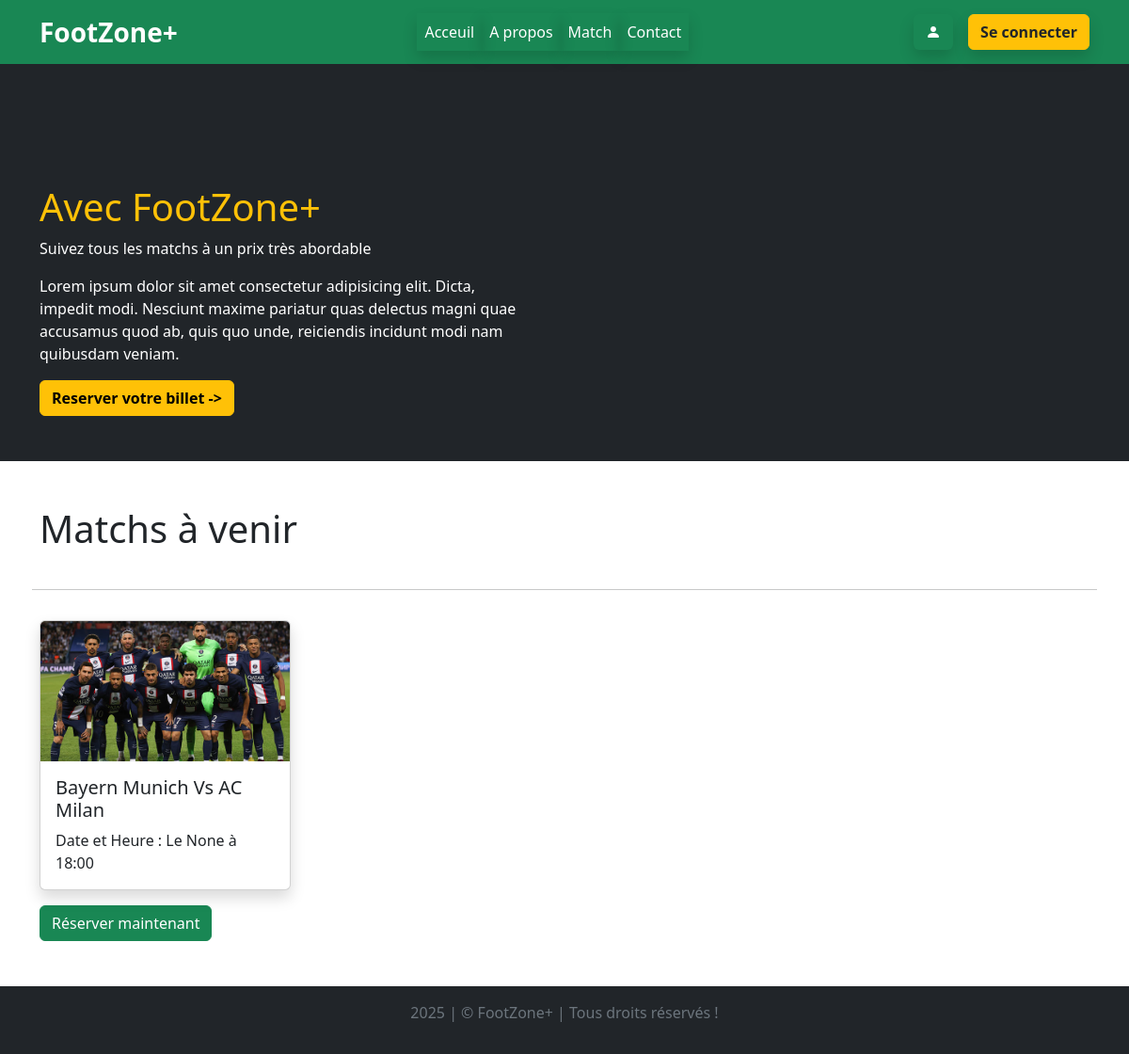
Before: / with the older database file.
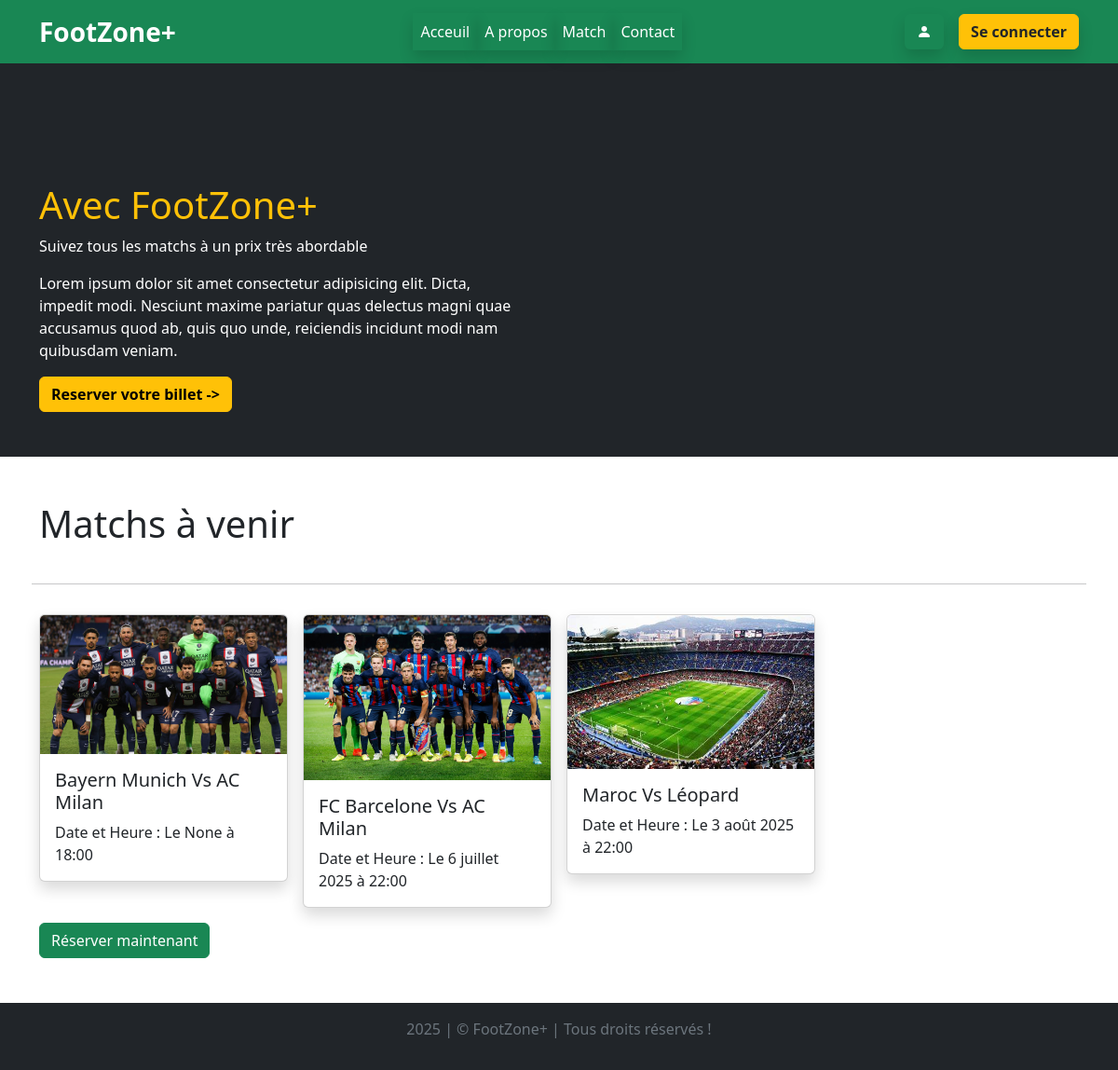
After: the same page with the newer database file.
### FootZonePlusApp/models.py (models this page shows, shortened)
class Match(models.Model):
    continent = models.ForeignKey(Continent, on_delete=models.CASCADE, null=True)
    categorie = models.ForeignKey(Categorie_Match, on_delete=models.CASCADE, null=True)
    equipe_locale = models.ForeignKey(EquipeLocale, on_delete=models.CASCADE, null=True)
    equipe_visiteuse = models.ForeignKey(EquipeVisiteuse, on_delete=models.CASCADE, null=True)
    stade = models.ForeignKey(Stade, on_delete=models.CASCADE, null=True)
    heure = models.TimeField(null=True)
    date = models.DateField(null=True)
    status = models.CharField(max_length=50 ,choices=[('Ouvert', 'Ouvert'), ('Fermé', 'Fermé')], null=True)
    image = models.ImageField(upload_to="images/", blank=True, null=True)

class EquipeLocale(models.Model):
    nom = models.ForeignKey(Equipe, on_delete=models.CASCADE, null=True)
    categorie = models.ForeignKey(Categorie_Equipe, on_delete=models.CASCADE, null=True)
    coatch = models.CharField(max_length=100)
    nombre_joueur = models.IntegerField()
    pays_origine = models.ForeignKey(Pays, on_delete=models.CASCADE, null=True)
    date_time_add = models.DateTimeField(auto_now_add=True)
    def __str__(self):
        return str(self.nom)

class Equipe(models.Model):
    nom = models.CharField(max_length=200)
    date_time_add = models.DateTimeField(auto_now_add=True)
    def __str__(self):
        return self.nom

class EquipeVisiteuse(models.Model):
    nom = models.ForeignKey(Equipe, on_delete=models.CASCADE, null=True)
    categorie = models.ForeignKey(Categorie_Equipe, on_delete=models.CASCADE, null=True)
    coatch = models.CharField(max_length=100)
    nombre_joueur = models.IntegerField()
    pays_origine = models.ForeignKey(Pays, on_delete=models.CASCADE, null=True)
    date_time_add = models.DateTimeField(auto_now_add=True)
    def __str__(self):
        return str(self.nom)

### FootZonePlusApp/views.py (the view)
# urls.py: path('', index, name="index"),
def index(request):
    match = Match.objects.all()
    return render(request, 'index.html', {'match':match})

### FootZonePlusApp/templates/index.html (shortened to what this page needs)
{% extends "base.html" %}
{% block index %}
<section class="bg-dark">
    <div class="container py-5">
        <div class="row g-3">
            <div class="col-md-6 mt-5 pt-5 pe-5">
                <h1 class="text-warning">Avec FootZone+</h1>
                <p class="text-white">Suivez tous les matchs à un prix très abordable</p>
                <p class="text-white">Lorem ipsum dolor sit amet consectetur adipisicing elit. Dicta, impedit modi. Nesciunt maxime pariatur quas delectus magni quae accusamus quod ab, quis quo unde, reiciendis incidunt modi nam quibusdam veniam.</p>
                <a href="{% url 'reservation' %}" class="btn btn-warning fw-semibold">Reserver votre billet -></a>
            </div>
            <div class="col-md-6">
            </div>
        </div>
    </div>
</section>
<section>
    <div class="container py-5">
        {% if match %}
        <div class="row g-3">
            <h1 class="pb-3">Matchs à venir</h1>
            <hr>
            {% for m in match %}
            <div class="col-md-3">
                <div class="card w-100 shadow" style="width: 18rem;">
                    <img src="{{m.image.url}}" class="card-img-top" alt="...">
                    <div class="card-body">
                        <h5 class="card-title">{{m.equipe_locale}} Vs {{m.equipe_visiteuse}}</h5>
                        <p class="card-text">Date et Heure : Le {{m.date}} à {{m.heure}}</p>
                    </div>
                </div>
            </div>
            {% endfor %}
            <a href="{% url 'reservation' %}"><button class="btn btn-success">Réserver maintenant</button></a>
        </div>
        {% else %}
        <p>Aucun match à afficher pour le moment !</p>
        {% endif %}
    </div>
</section>
{% endblock index %}

### FootZonePlusApp/templates/base.html (shortened to what this page needs)
<!doctype html>
<html lang="fr">
  <head>
    <link href="https://cdn.jsdelivr.net/npm/bootstrap@5.3.6/dist/css/bootstrap.min.css" rel="stylesheet">
    <link rel="stylesheet" href="https://cdn.jsdelivr.net/npm/bootstrap-icons@1.13.1/font/bootstrap-icons.min.css">
  </head>
  <body>
    <div class="container-fluid bg-success">
      <nav class="navbar navbar-expand-lg bg-success">
        <div class="container">
          <a class="navbar-brand fw-semibold text-white fs-3" href="/">FootZone+</a>
            <div class="collapse navbar-collapse justify-content-center" id="navbarSupportedContent">
              <ul class="navbar-nav mb-2 mb-lg-0">
                <li class="nav-item">
                  <a class="nav-link active text-white shadow" aria-current="page" href="/">Acceuil</a>
                </li>
                <li class="nav-item">
                  <a class="nav-link text-white shadow" href="{% url 'apropos' %}">A propos</a>
                </li>
                <li class="nav-item">
                  <a class="nav-link text-white shadow" href="{% url 'match' %}">Match</a>
                </li>
                <li class="nav-item">
                  <a class="nav-link text-white shadow" href="{% url 'contact' %}">Contact</a>
                </li>
              </ul>
            </div>
            <a href="{% url 'profil' %}" class="btn text-white me-3 fw-semibold shadow"><i class="bi bi-person-fill"></i></a>
            {% if not request.user.is_authenticated %}
              <a href="{% url 'connexion' %}" class="btn btn-warning text-dark fw-semibold shadow">Se connecter</a>
            {% else %}
              <a href="{% url 'deconnexion' %}" class="btn btn-danger text-white">Déconnexion</a>
            {% endif %}
        </div>
      </nav>
    </div>
    {% block index %}
    {% endblock index %}
    <footer class="bg-dark py-3">
      <p class="text-secondary text-center">2025 | &copy; FootZone+ | Tous droits réservés !</p>
    </footer>
  </body>
</html>

Changed rows visible on the page:
added Match: image (picture), equipe_locale "FC Barcelone", equipe_visiteuse "AC Milan", date "6 juillet 2025", heure "22:00"
added Match: image (picture), equipe_locale "Maroc", equipe_visiteuse "Léopard", date "3 août 2025", heure "22:00"
